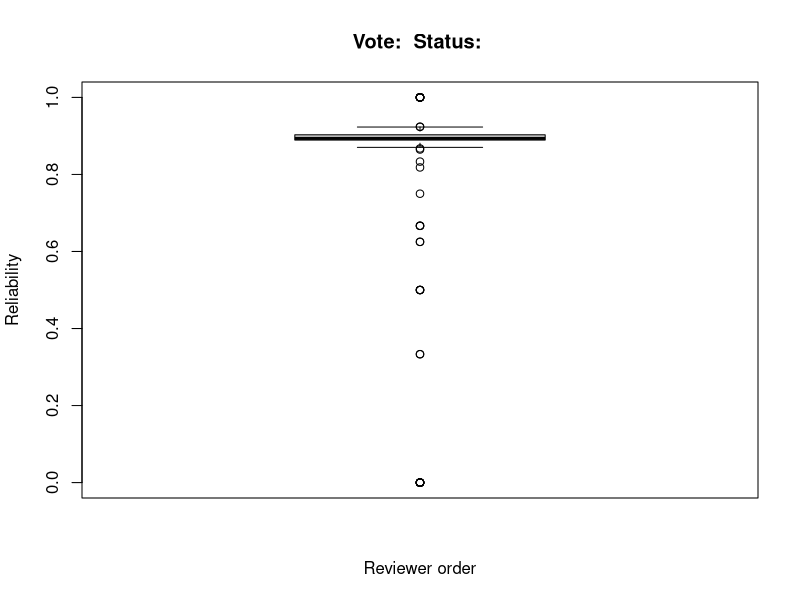
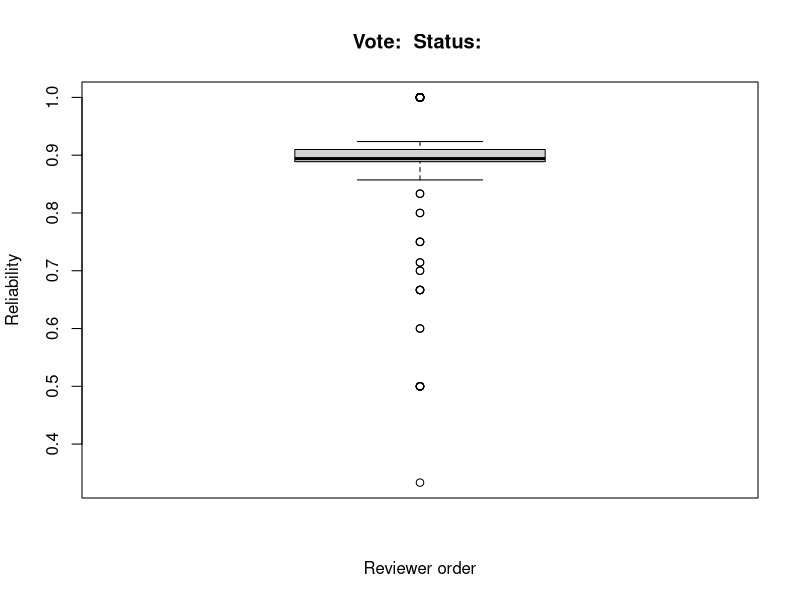
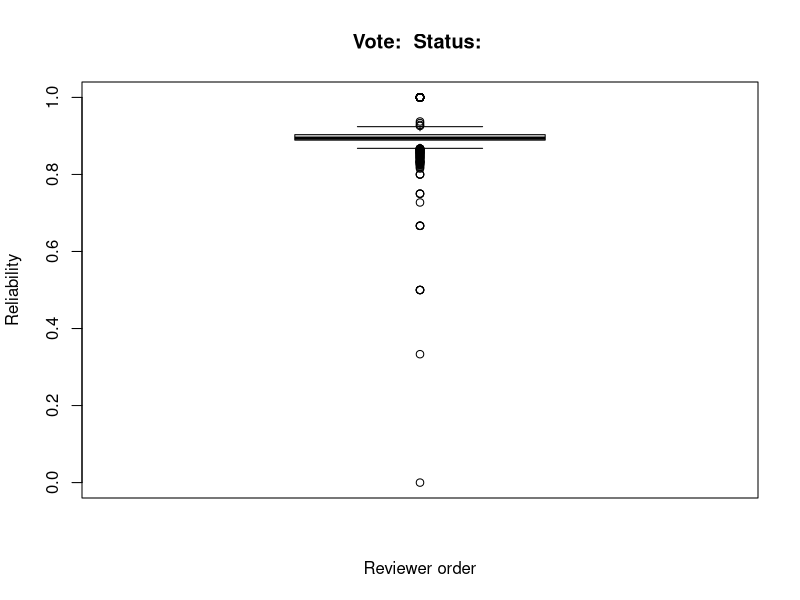
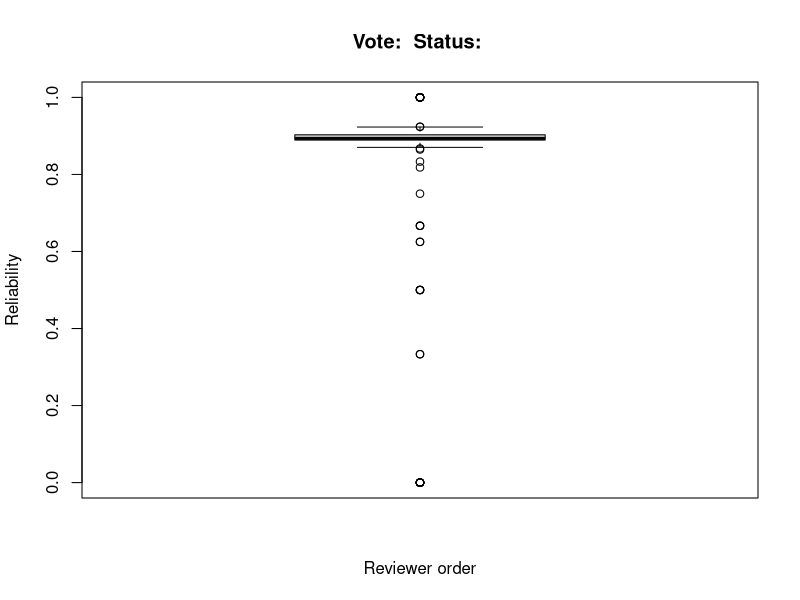

Source code (R) for these figures, in order:
########################
## SANER2015 RQ2
## @author:Yuki Ueda
## @createdOn:2015/10/15
########################
pdf("RQ2_1.pdf")


### Set data
num <- data.frame() # Init

# Input numOfPatchsets_1_Start10000-End70705_RQ2.csv for csv
num <- read.csv("R_sample/numOfPatchsets_1_Start10000-End70705_RQ2.csv"
                 ,sep=",", header=TRUE)

### number of patchset's voting(+1, -1) is 1
# index_l_m: vote is "like" and status is "merge"
# index_d_a: vote is "dislike" and status is abandoned
index_l_m <- data.frame()
index_d_m <- data.frame()
index_l_a <- data.frame()
index_d_a <- data.frame()

for(i in 1:nrow(num)){
  if(num$Status[i] == "merged"){      # status is merge
    if(num$VotingScore[i] == 1){      # vote is like
      index_l_m <- rbind(index_l_m, num[i,])
    }else{                            # vote is dislike
      index_d_m <- rbind(index_l_a, num[i,])
    }
  }else{                              # status is abandoned
    if(num$VotingScore[i] == 1){      # vote is like
      index_l_a <- rbind(index_d_m, num[i,])
    }else{
      index_d_a <- rbind(index_d_a, num[i,])
    }
  }
}

index_merge <- list(index_l_m, index_d_m)
index_abondone <- list(index_l_a, index_d_a)
index <- list(index_abondone, index_merge)

for(i in index){
  for(j in i){
    value = j$CurrentPar
    boxplot(value, xlab="Reviewer order", ylab="Reliability", main=paste("Vote:", j$VotingScore[0], "Status:", j$Status[0]))
    summary(value)
  }
}
